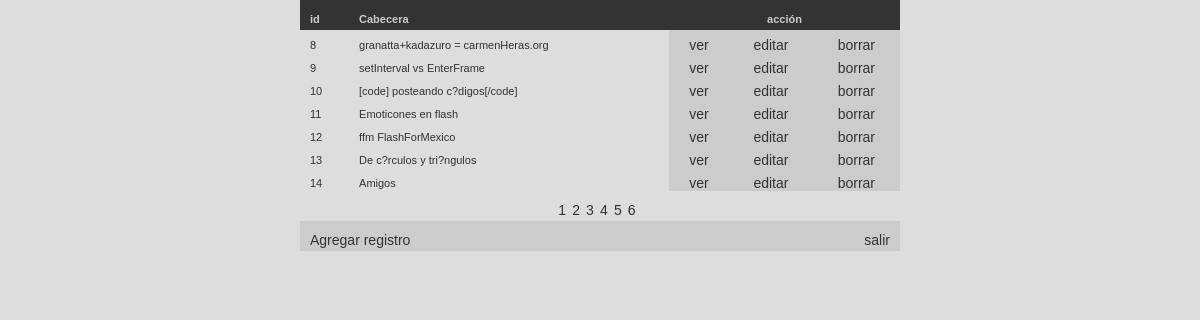
Screenshot of /admin/index.php?pagina=2 with the database file from the repository.
### tables this page shows
CREATE TABLE IF NOT EXISTS `agenda` (
  `id` mediumint(8) NOT NULL auto_increment,
  `seccion` mediumint(8) NOT NULL default '0',
  `cabecera` varchar(50) NOT NULL default '',
  `texto` text NOT NULL,
  `fecha` varchar(8) NOT NULL default '20030000',
  `foto` varchar(40) NOT NULL default 'n/a',
  UNIQUE KEY `id` (`id`),
  KEY `cabecera` (`cabecera`),
  KEY `fecha` (`fecha`)
);

### includes/config.php (called while the page is built, shortened)
<?php
$NRPP=7;
?>

### includes/funciones.php (the view, shortened to what this page needs)
<?php
function muestraRegistros($p){
	global $NRPP;
	$regInicio= ($p - 1) * $NRPP;
	$res = mysql_query("SELECT id,cabecera FROM agenda  ORDER BY id  LIMIT $regInicio ,$NRPP") or die (mysql_error());
		if (mysql_num_rows($res) > 0) {
			while(list($id,$cabecera) = mysql_fetch_array($res)){
			?>
	 <tr>
	   <td class="texto"><?php echo $id;?></td>
	   <td class="texto"><?php echo $cabecera;?></td>
	   <td align="center" class="pie"><a href="agenda_ver.php?id=<?php echo $id;?>">ver</a></td>
	   <td align="center" class="pie"><a href="agenda_editar.php?id=<?php echo $id;?>">editar</a></td>
	   <td align="center" class="pie"><a href="agenda_borrar.php?id=<?php echo $id;?>&cabecera=<?php echo $cabecera;?>">borrar</a></td>
	 </tr>
			<?php
			}
		}else{
			?>
	 <tr>
	   <td colspan="5" align="center">No hay datos</td>
	 </tr>
			<?php
		}
}
function barraPaginador() {
	global $NRPP;
		$res = mysql_query("SELECT id FROM agenda ") or die (mysql_error());
		$NP = mysql_num_rows($res) / $NRPP;
		$resto = mysql_num_rows($res) % $NRPP;
		if ($resto != 0)
			$NP++;
		for ($i=1;$i<=$NP;$i++){
			echo "<A HREF='".$_SERVER['PHP_SELF']."?pagina=".$i."'>". ($i) ."</A>&nbsp;&nbsp;";
		}
}
?>

### estilos.css (style rules this page uses)
body { scrollbar-face-color: #BBBBBB; scrollbar-highlight-color: #BBBBBB; scrollbar-shadow-color: #BBBBBB; scrollbar-3dlight-color: #BBBBBB; scrollbar-darkshadow-color: #BBBBBB; scrollbar-arrow-color: #333333; scrollbar-track-color: #DDDDDD; scrollbar-base-color: #BBBBBB; background-color: #dddddD; margin: 0 0 0 0; }
A:link { color:#333333; font-size:14px; text-decoration: none; font-family:Arial,Verdana,sans-serif; }
.texto { font-size: 11px; font-family:Arial,Verdana,sans-serif; color:#333333; text-align: justify; }
td { font-size: 11px; font-family:Arial,Verdana,sans-serif; color:#333333; padding: 7 10 0 10; }
.pie { font-size: 11px; font-family:Arial,Verdana,sans-serif; color:333333; background:#CCCCCC; }

### rows the page displays
agenda: id "8", cabecera "granatta+kadazuro = carmenHeras.org"
agenda: id "9", cabecera "setInterval vs EnterFrame"
agenda: id "10", cabecera "[code] posteando c?digos[/code]"
agenda: id "11", cabecera "Emoticones en flash"
agenda: id "12", cabecera "ffm FlashForMexico"
agenda: id "13", cabecera "De c?rculos y tri?ngulos"
agenda: id "14", cabecera "Amigos"
